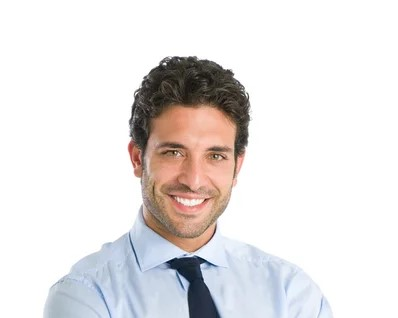
#> input picture images/123.jpg, 398 x 318 px, given in place of the camera
$ python CW_lesson_7.py
#> lines starting #> are read from the running program, lines starting #| are printed output that depends on the picture; after the words box and inside, x2 and y2 are one past the last pixel; in counts of white or black regions, pixels touching at a corner belong together
import cv2
import numpy as np
cap = cv2.VideoCapture(0)
lower_red1 = np.array([0, 100, 100])
upper_red1 = np.array([30, 255, 255])

lower_red2 = np.array([160, 100, 100])
upper_red2 = np.array([180, 255, 255])

points = []

while True:
    ret, frame = cap.read()
#> frame is the input picture: shape (318, 398, 3); mean B, G, R 227.3, 227.4, 230.6

    if not ret:
        print("video capture failed")
        break
    frame = cv2.flip(frame,1)
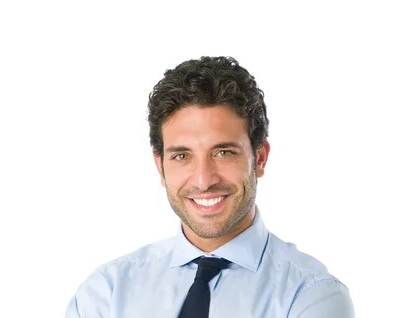
#> frame: shape (318, 398, 3); mean B, G, R 227.3, 227.4, 230.6
    HSV = cv2.cvtColor(frame,cv2.COLOR_BGR2HSV)
#> HSV: shape (318, 398, 3); mean H, S, V 20.5, 17.2, 234.7
    mask1 = cv2.inRange(HSV, lower_red1, upper_red1)
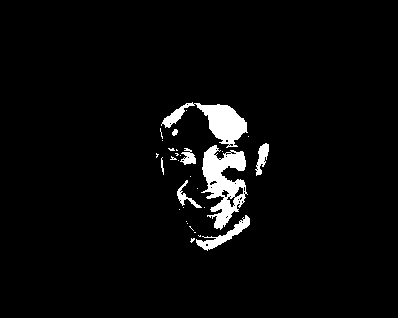
#> mask1: shape (318, 398); 3.7% white; 31 white regions (23 under 20 px), largest, box (x1, y1, x2, y2) and area: (201, 145, 248, 230) 2033, (161, 102, 248, 148) 1504, (196, 215, 250, 251) 490
    mask2 = cv2.inRange(HSV, lower_red2, upper_red2)
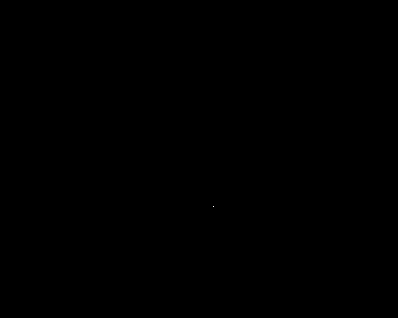
#> mask2: shape (318, 398); 0% white in thin lines or dots, all inside (x1, y1, x2, y2) = (213, 206, 214, 207)
    mask = cv2.bitwise_or(mask1, mask2)
#> mask: shape (318, 398); 3.7% white; 31 white regions (23 under 20 px)

    contours, _ = cv2.findContours(mask, cv2.RETR_EXTERNAL, cv2.CHAIN_APPROX_SIMPLE)
#> contours = 31 contours, 24 with area under 20; largest, box (x1, y1, x2, y2) and area: (201, 145, 248, 230) 2004, (161, 102, 248, 148) 1390, (196, 215, 250, 251) 414, (255, 143, 269, 176) 190, (177, 180, 202, 208) 127, (180, 148, 196, 165) 122, (172, 129, 178, 136) 21
    for cnt in contours:
        area = cv2.contourArea(cnt)
        if area > 100:
            cv2.rectangle(frame, (0, 0), (680, 480), (0, 255, 0), 2)
            cv2.drawContours(frame, [cnt], -1, (0, 255, 0), 2)
            cv2.putText(frame, f'Object appear', (13,13), cv2.FONT_HERSHEY_PLAIN, 1, (255, 0, 0), 2)
        else:
            cv2.rectangle(frame, (0, 0), (680, 480), (0, 0, 255), 2)
            cv2.putText(frame, f'No object found', (13, 13), cv2.FONT_HERSHEY_PLAIN, 1, (255, 0, 0), 2)
#> this loop made 31 passes
#> area on passes 7, 12, 22, 24, 25, 28, 31: 414, 127, 122, 2004, 190, 21, 1390
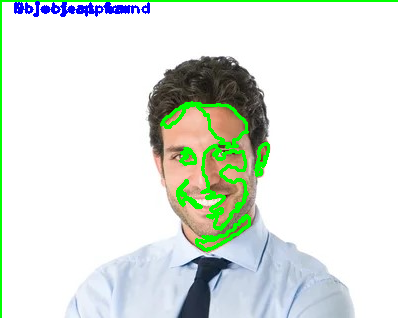
#> frame: shape (318, 398, 3); 4.69% of pixels changed, all inside (x1, y1, x2, y2) = (0, 0, 398, 318)
            # [10 lines of commented-out code are left out]
    cv2.imshow('frame', mask)
    cv2.imshow('original', frame)

    if cv2.waitKey(1) & 0xFF == ord('q'):
#> (key q is pressed here)
        break

cap.release()
cv2.destroyAllWindows()
